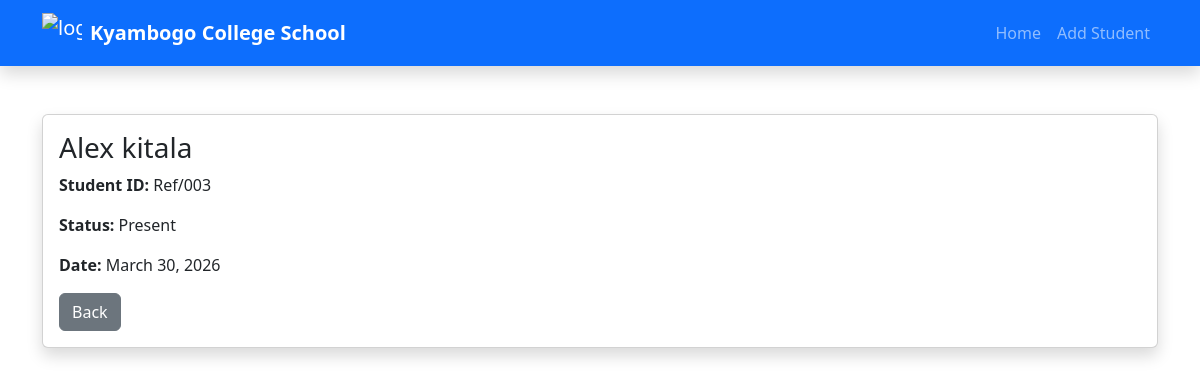
Screenshot of /view/1 with the database file from the repository.
### web/models.py (models this page shows)
class Student(models.Model):
    name = models.CharField(max_length=255)
    student_id = models.CharField(max_length=50, unique=True, default=1)
    is_present = models.BooleanField(default=True)
    date = models.DateField(auto_now_add=True)

### web/views.py (the view)
# urls.py: path('view/<int:id>', viewPage),
def viewPage(request, id):
    student = Student.objects.get(id=id)
    return render(request, 'view.html', {'student': student})

### web/templates/view.html (shortened to what this page needs)
<!doctype html>
<html>
  <head>
    <link
      href="https://cdn.jsdelivr.net/npm/bootstrap@5.3.2/dist/css/bootstrap.min.css"
      rel="stylesheet"
    />
  </head>
  <body>
    <nav class="navbar navbar-expand-lg navbar-dark bg-primary shadow">
      <div class="container">
        <a class="navbar-brand d-flex align-items-center" href="/">
          <img
            src="https://images.seeklogo.com/logo-png/55/1/kyambogo-college-school-logo-png_seeklogo-556240.png"
            width="40"
            height="40"
            class="me-2"
            alt="logo"
          />
          <strong>Kyambogo College School</strong>
        </a>
        <div class="collapse navbar-collapse" id="navbarNav">
          <ul class="navbar-nav ms-auto">
            <li class="nav-item">
              <a class="nav-link" href="/">Home</a>
            </li>
            <li class="nav-item">
              <a class="nav-link" href="/add">Add Student</a>
            </li>
          </ul>
       </div>
      </div>
    </nav>
    <div class="container mt-5">
      <div class="card shadow">
        <div class="card-body">
          <h3>{{student.name}}</h3>
          <p><strong>Student ID:</strong> {{student.student_id}}</p>
          <p>
            <strong>Status:</strong>
            {% if student.is_present %} Present {% else %} Absent {% endif %}
          </p>
          <p><strong>Date:</strong> {{student.date}}</p>
          <a href="/" class="btn btn-secondary">Back</a>
        </div>
      </div>
    </div>
  </body>
</html>

### rows the page displays
Student: name "Alex kitala", student_id "Ref/003", date "March 30, 2026"
